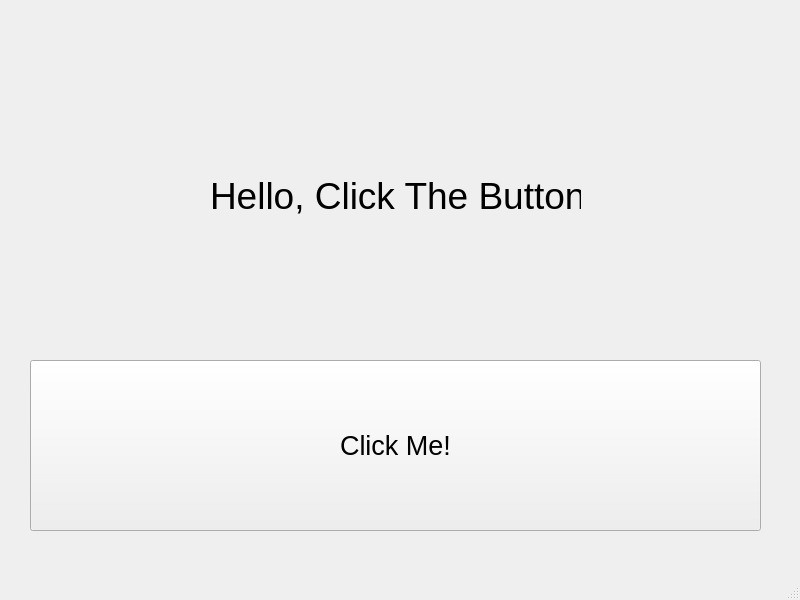
<?xml version="1.0" encoding="UTF-8"?>
<ui version="4.0">
 <class>MainWindow</class>
 <widget class="QMainWindow" name="MainWindow">
  <property name="geometry">
   <rect>
    <x>0</x>
    <y>0</y>
    <width>800</width>
    <height>600</height>
   </rect>
  </property>
  <property name="windowTitle">
   <string>MainWindow</string>
  </property>
  <widget class="QWidget" name="centralwidget">
   <widget class="QLabel" name="label">
    <property name="geometry">
     <rect>
      <x>210</x>
      <y>150</y>
      <width>371</width>
      <height>91</height>
     </rect>
    </property>
    <property name="font">
     <font>
      <pointsize>28</pointsize>
     </font>
    </property>
    <property name="text">
     <string>Hello, Click The Button</string>
    </property>
   </widget>
   <widget class="QPushButton" name="button">
    <property name="geometry">
     <rect>
      <x>30</x>
      <y>360</y>
      <width>731</width>
      <height>171</height>
     </rect>
    </property>
    <property name="font">
     <font>
      <pointsize>20</pointsize>
     </font>
    </property>
    <property name="text">
     <string>Click Me!</string>
    </property>
   </widget>
  </widget>
  <widget class="QMenuBar" name="menubar">
   <property name="geometry">
    <rect>
     <x>0</x>
     <y>0</y>
     <width>800</width>
     <height>21</height>
    </rect>
   </property>
  </widget>
  <widget class="QStatusBar" name="statusbar"/>
 </widget>
 <resources/>
 <connections/>
</ui>
